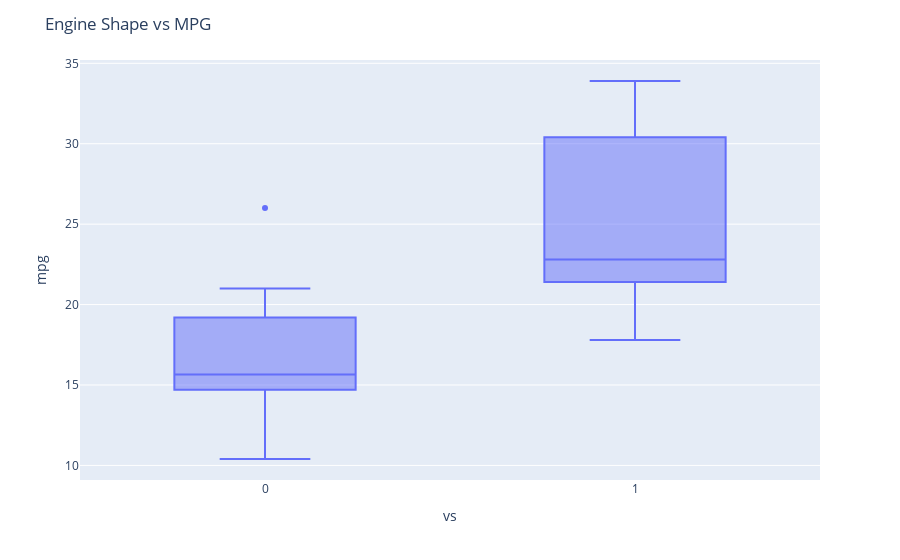

Write notebook code for a chart like this one.
### Markdown cell above
The higher than the weight of the car, the lower the miles per gallon the vehicle is.

### Code cell
am_mpg = px.box(
    df_mtcars, 
    x='vs', 
    y ='mpg',
    hover_data = ['Car']
)

am_mpg.update_layout(title='Engine Shape vs MPG')
am_mpg.show()

### Figure 1 — Plotly figure (JSON) as saved in the notebook; plotly's stock layout.template omitted (floating-point values rounded to 4 significant figures)
{"data": [{"alignmentgroup": "True", "customdata": [["Mazda RX4"], ["Mazda RX4 Wag"], ["Datsun 710"], ["Hornet 4 Drive"], ["Hornet Sportabout"], ["Valiant"], ["Duster 360"], ["Merc 240D"], ["Merc 230"], ["Merc 280"], ["Merc 280C"], ["Merc 450SE"], ["Merc 450SL"], ["Merc 450SLC"], ["Cadillac Fleetwood"], ["Lincoln Continental"], ["Chrysler Imperial"], ["Fiat 128"], ["Honda Civic"], ["Toyota Corolla"], ["Toyota Corona"], ["Dodge Challenger"], ["AMC Javelin"], ["Camaro Z28"], ["Pontiac Firebird"], ["Fiat X1-9"], ["Porsche 914-2"], ["Lotus Europa"], ["Ford Pantera L"], ["Ferrari Dino"], ["Maserati Bora"], ["Volvo 142E"]], "hovertemplate": "vs=%{x}<br>mpg=%{y}<br>Car=%{customdata[0]}<extra></extra>", "legendgroup": "", "marker": {"color": "#636efa"}, "name": "", "notched": false, "offsetgroup": "", "orientation": "v", "showlegend": false, "type": "box", "x": [0, 0, 1, 1, 0, 1, 0, 1, 1, 1, 1, 0, 0, 0, 0, 0, 0, 1, 1, 1, 1, 0, 0, 0, 0, 1, 0, 1, 0, 0, 0, 1], "x0": " ", "xaxis": "x", "y": [21, 21, 22.8, 21.4, 18.7, 18.1, 14.3, 24.4, 22.8, 19.2, 17.8, 16.4, 17.3, 15.2, 10.4, 10.4, 14.7, 32.4, 30.4, 33.9, 21.5, 15.5, 15.2, 13.3, 19.2, 27.3, 26, 30.4, 15.8, 19.7, 15, 21.4], "y0": " ", "yaxis": "y"}], "layout": {"autosize": true, "boxmode": "group", "legend": {"tracegroupgap": 0}, "margin": {"t": 60}, "title": {"text": "Engine Shape vs MPG"}, "xaxis": {"anchor": "y", "autorange": true, "domain": [0, 1], "range": [-0.5, 1.5], "title": {"text": "vs"}, "type": "linear"}, "yaxis": {"anchor": "x", "autorange": true, "domain": [0, 1], "range": [9.094, 35.21], "title": {"text": "mpg"}, "type": "linear"}}}
